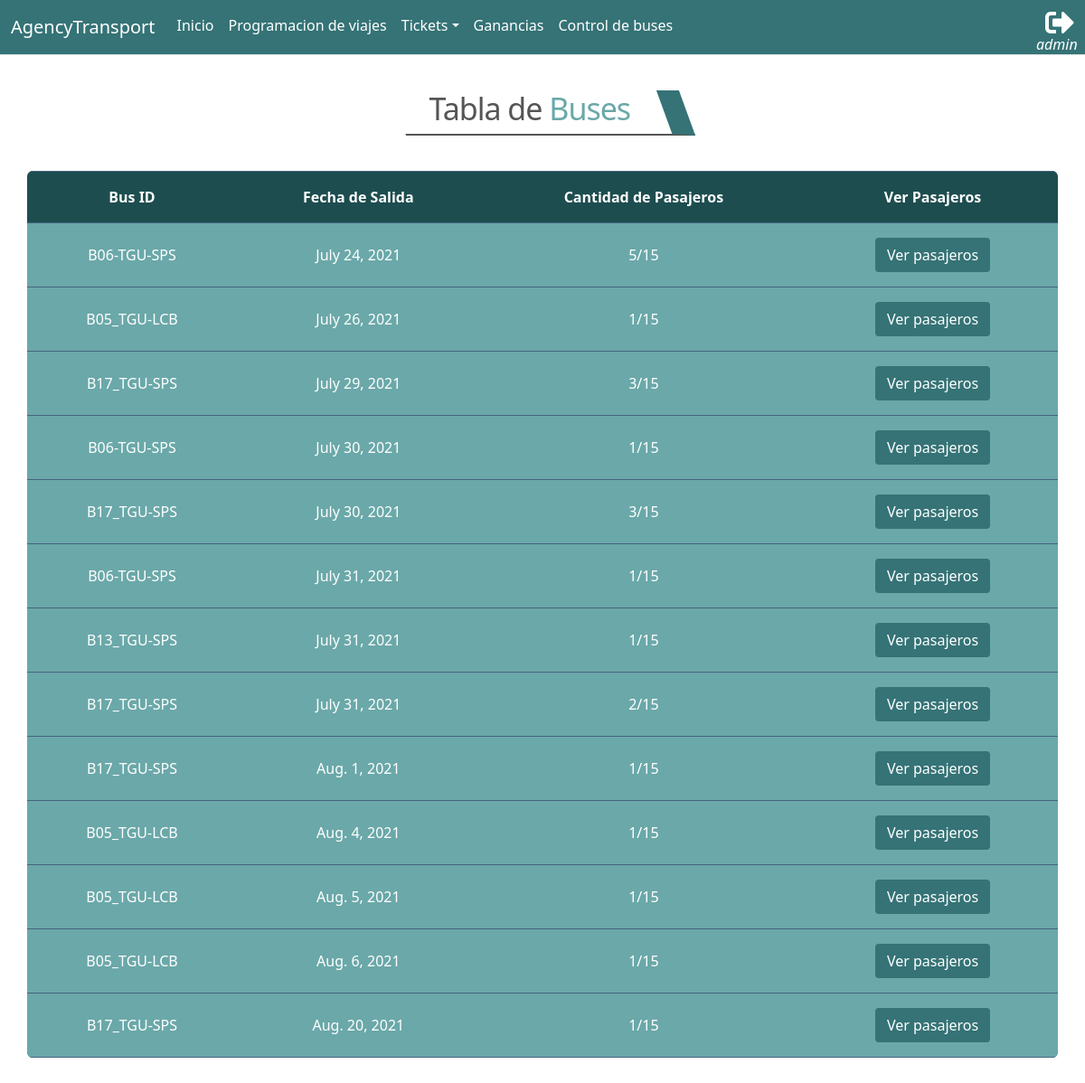
The app's page /transportAgency/buses/ (signed in) with its own data.
### app_transportAgency/models.py (models this page shows, shortened)
class Ticket(models.Model):
    creation_date      = models.DateTimeField(auto_now_add=True,blank=True, null=True )
    client             = models.ForeignKey(Client,related_name="cliente_ticket", on_delete=models.CASCADE, blank=True, null=True)
    companion          = models.ForeignKey(Client,related_name="companion_tciket", on_delete=models.CASCADE, blank=True, null=True)
    ticket_reservation = models.DateField(blank=True, null=True)
    ticket_available   = models.IntegerField(default=16, blank=True, null=True)
    ticket_quantity    = models.IntegerField(blank=True, null=True) # 3
    total_price        = models.FloatField()
    routes             = models.ForeignKey(Route,on_delete=models.CASCADE, null=True, blank=True)
    trips              = models.ForeignKey(TripScheduling, on_delete=models.CASCADE, null=True, blank=True) #27 ==>
    bus                = models.ForeignKey(Bus, on_delete=models.CASCADE, null=True, blank=True)
    seating            = models.ForeignKey(Seating,on_delete=models.CASCADE, blank=True, null=True)

### app_transportAgency/views.py (the view, shortened to what this page needs)
# urls.py: path('buses/', views.list_buses, name="list_buses"),
@login_required()
def list_buses(request):
    buses = Ticket.objects.values('ticket_reservation','bus','bus__name_bus', 'routes').annotate(passanger=Count('client')).order_by()
    return render(request, 'transportAgency/buses.html', {
        'buses' : buses,
    })

### app_transportAgency/templates/transportAgency/buses.html (shortened to what this page needs)
{% extends "base.html" %}
{% load static %}
{% load transportAgency_filters %}
{% block css %}
<link rel="stylesheet" href="{% static 'transportAgency/css/bustable.css' %}">
<link rel="stylesheet" href="{% static 'transportAgency/css/tittle.css' %}">
{% endblock %}
{% block container %}
<div class="container">
    <div class="row justify-content-center m-4">
        <div class="title">
            <h1>Tabla de <span style="color: #6BA8A9;">Buses</span></h1>
        </div>
    </div>
    <div class="row">
        <table class="rwd-table ">
            <thead>
                <tr>
                    <th>Bus ID</th>
                    <th>Fecha de Salida</th>
                    <th>Cantidad de Pasajeros</th>
                    <th>Ver Pasajeros</th>
                </tr>
            </thead>
            <tbody>
                {% for b in buses %}
                {% if b.bus__name_bus %}
                <tr>
                    <td>{{b.bus__name_bus}}</td>
                    <td>{{b.ticket_reservation}}</td>
                    <td>{{b.passanger}}/15</td>
                    <td>
                        <button type="button" style="background-color: #357376; color: white; "
                            class="btn button_passenger " data-bs-toggle="modal" data-bs-target=".passenger"
                            data-url="{% url 'transportAgency:list_buses' %}" data-bus="{{b.bus}}"
                            data-reservation="{{b.ticket_reservation | date:'Y-m-d'}}" data-token="{{csrf_token }}">
                            Ver pasajeros
                        </button>
                    </td>
                </tr>
                {% endif %}
                {% endfor %}
            </tbody>
        </table>
</div>
</div>
<br>
<br>
{% endblock container %}

### global_templates/base.html (shortened to what this page needs)
{% load static %}
<!DOCTYPE html>
<html lang="en">
<head>
    <link rel="stylesheet" href="https://cdnjs.cloudflare.com/ajax/libs/font-awesome/5.15.1/css/all.min.css">
    <link href="{% static 'transportAgency/bootstrap/bootstrap.min.css' %}" rel="stylesheet">
    <link rel="stylesheet" href="{% static 'transportAgency/css/nav.css' %}">
    <link href="https://cdn.jsdelivr.net/npm/bootstrap@5.0.2/dist/css/bootstrap.min.css" rel="stylesheet"
>
    <link href="https://haubek.github.io/dist/css/component-chosen.min.css" rel="stylesheet">
    <link href="https://maxcdn.bootstrapcdn.com/font-awesome/4.7.0/css/font-awesome.min.css" rel="stylesheet" />
    {% block css %}{% endblock %}
</head>
<body>
    <nav class="navbar navbar-expand-lg border-bottom">
        <div class="container-fluid">
            <a class="navbar-brand">AgencyTransport</a>
            <div class="collapse navbar-collapse" id="navbarSupportedContent">
                <ul class="navbar-nav me-auto mb-2 mb-lg-1">
                    <li class="nav-item">
                        <a class="nav-link active" aria-current="page"
                            href="{% url 'transportAgency:about' %}">Inicio</a>
                    </li>
                    <li class="nav-item">
                        <a class="nav-link" href="{% url 'transportAgency:travels_view' %}">Programacion de viajes</a>
                    </li>
                     <li class="dropdown">
                        <a class="nav-link dropdown-toggle" href="#"  data-bs-toggle="dropdown">Tickets</a>
                    </li>
                    {% if request.user.is_superuser %}
                    <li class="nav-item">
                        <a class="nav-link" href="{% url 'transportAgency:income_view' %}">Ganancias</a>
                    </li>
                    <li class="nav-item">
                        <a class="nav-link" href="{% url 'transportAgency:list_buses' %}">Control de buses</a>
                    </li>
                    {% endif %}
                </ul>
                <form class="d-flex">
                    <ul class="navbar-nav me-auto mb-2 mb-lg-2">
                        {% if request.user.is_authenticated %}
                        <li class="nav-item">
                            <a style="font-style: italic; color: white; position: absolute; margin-top: 28px; font-size: 16px;">{{ request.user }}</a>
                            <a href="{% url 'logout_view' %}"><i class="fas fa-sign-out-alt fa-2x" style="margin-left: 10px; color: white;"></i></a>
                        </li>
                        {% endif %}
                    </ul>
                </form>
            </div>
        </div>
    </nav>
    {% block container %}{% endblock %}
</body>
</html>

### app_transportAgency/static/transportAgency/css/nav.css (style rules this page uses)
.navbar { background-color: #357376; }
.navbar a { color: white; text-decoration: none; }
.navbar .navbar-brand { color: white; }

### app_transportAgency/static/transportAgency/css/bustable.css (style rules this page uses)
.rwd-table { margin: 1em 0; min-width: 300px; align-content: center; }
.rwd-table tr { border-top: 1px solid #ddd; border-bottom: 1px solid #ddd; }
.rwd-table th { display: none; text-align: center; }
.rwd-table td { display: block; background-color: #6BA8A9; text-align: center; }
.rwd-table td:first-child { padding-top: 0.5em; }
.rwd-table td:last-child { padding-bottom: 0.5em; }
.rwd-table td:before { content: attr(data-th) ": "; font-weight: bold; width: 6.5em; display: inline-block; }
@media (min-width: 480px) { .rwd-table td:before { display: none; } }
.rwd-table th, .rwd-table td { text-align: center; }
@media (min-width: 480px) { .rwd-table th, .rwd-table td { display: table-cell; padding: 0.25em 0.5em; } }
@media (min-width: 480px) { .rwd-table th:first-child, .rwd-table td:first-child { padding-left: 0; } }
@media (min-width: 480px) { .rwd-table th:last-child, .rwd-table td:last-child { padding-right: 0; } }
.rwd-table { background: #1D4D4F; color: #fff; border-radius: 0.4em; overflow: hidden; margin: 0 auto; }
.rwd-table tr { border-color: #46637f; }
.rwd-table th, .rwd-table td { margin: 0.5em 1em; }
@media (min-width: 480px) { .rwd-table th, .rwd-table td { padding: 1em !important; } }
.rwd-table th, .rwd-table td:before { color: #fff; }

### app_transportAgency/static/transportAgency/css/tittle.css (style rules this page uses)
h1 { font-weight: normal; font-style: normal; letter-spacing: -1px; font-size: 34px; color: #555; text-align: center; transform: skew(-20deg, 0deg); }
.title { width: 320px; height: 50px; border-bottom: 2px solid #555; border-right: 25px solid #357376; background-color: #fff; -webkit-transform: skew(20deg); -moz-transform: skew(20deg); -ms-transform: skew(20deg); -o-transform: skew(20deg); transform: skew(20deg, 0deg); margin: 15px; }

### records on screen
Ticket: bus__name_bus "B05_TGU-LCB", ticket_reservation "July 26, 2021", passanger "1"
Ticket: bus__name_bus "B17_TGU-SPS", ticket_reservation "Aug. 1, 2021", passanger "1"
Ticket: bus__name_bus "B05_TGU-LCB", ticket_reservation "Aug. 4, 2021", passanger "1"
Ticket: bus__name_bus "B05_TGU-LCB", ticket_reservation "Aug. 5, 2021", passanger "1"
Ticket: bus__name_bus "B05_TGU-LCB", ticket_reservation "Aug. 6, 2021", passanger "1"
Ticket: bus__name_bus "B17_TGU-SPS", ticket_reservation "Aug. 20, 2021", passanger "1"

### other values on screen
{{ request.user }} "admin"
{{ b.bus__name_bus }} "B06-TGU-SPS" "B17_TGU-SPS" "B06-TGU-SPS" "B17_TGU-SPS" "B06-TGU-SPS" "B13_TGU-SPS" "B17_TGU-SPS"
{{ b.ticket_reservation }} "July 24, 2021" "July 29, 2021" "July 30, 2021" "July 30, 2021" "July 31, 2021" "July 31, 2021" "July 31, 2021"
{{ b.passanger }} "5" "3" "1" "3" "1" "1" "2"
